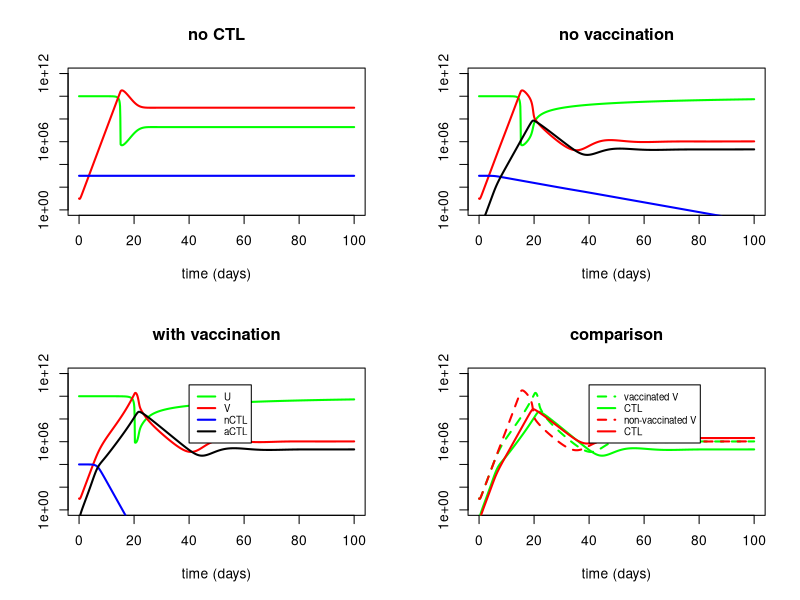

Source code (R):
############################################################
##a model for HIV infection dynamics, based on De Boer 2007 J Vir
##written by Andreas Handel (ahandel@uga.edu), last change 6/25/2013
############################################################
rm(list=ls()) #this clears the workspace to make sure no leftover variables are floating around. Not strictly needed
#graphics.off(); #close all graphics windows
require(deSolve)  #loads ODE solver package

#functions come first, main program below

###################################################################
#function that specificies the ode model called by lsoda (the ode solver) 
###################################################################
odeequations=function(t,y,parms) 
{ 
  	Utc=y[1]; Etc=y[2]; Itc=y[3]; nCTL=y[4]; aCTL=y[5];  #uninfected cells, latent infected cells, productively infected cells, non-activated CTL, activated (effector) CTL
    lambda=parms[1]; d=parms[2]; b=parms[3]; delta=parms[4]; p=parms[5]; clear=parms[6];  #model parameters
	  g=parms[7]; dE=parms[8]; dY=parms[9]; k=parms[10]; a=parms[11]; m=parms[12]; hb=parms[13]; hk=parms[14]; ha=parms[15]; hm=parms[16]; 
	  	  
    #virus equation, not a differential equation. 
    #We could replace V in the equations below by this expression directly, but it's a bit easier to follow if we keep it separate 
    V=p/clear*Itc; 
    
	  #these are the differential equations
		dUtcdt=lambda-d*Utc-b*V*Utc/(hb+Utc);
		dEtcdt=b*V*Utc/(hb+Utc)-g*Etc-dE*Etc;
    dItcdt=g*Etc-delta*Itc-k*Itc*aCTL/(hk+Itc+aCTL);
		dnCTLdt=-a*nCTL*Itc/(ha+nCTL+Itc);
		daCTLdt=a*nCTL*Itc/(ha+nCTL+Itc)+m*Itc*aCTL/(hm+aCTL+Itc)-dY*aCTL;
		
		return(list(c(dUtcdt,dEtcdt,dItcdt,dnCTLdt,daCTLdt))); 

} #end function specifying the ODEs

###################################################################
#main program
###################################################################
  tmax=100;              
  timevec=seq(0,tmax,0.1); #vector of times for which integration is evaluated (from 0 to 50 days in steps of 0.1)
	
  #values for model parameters, units are assumed to be 1/days
  #Rob uses different letters for his parameters, I listed the equivalent ones in his model as comments
	lambda=1e8; #de Boer's sigma
	d=0.01;     #de Boer's dT
	b=0.63;     #de Boer's beta
  delta=1;    #de Boer's delta
	p=10;       #de Boer's scaled p
	clear=1;    #de Boer only uses a p which is our p/clear 
  g=1;        #de Boer's gamma
  dE=0.02;    #de Boer's d
  dY=0.5;     #de Boer's dE
  k=10;
  m=1.5;
  hb=1e8;     
  hk=1e5;     
  ha=1e3;
  hm=1e3;
    
	#set initial condition 
	Utc0=1e10; #initial number of uninfected cells  
	Etc0=0; #initial number of infected cells 
	Itc0=1; #initial number of infected cells 
  aCTL0=0; #initial number of activated effector CTL
 				
	#call ode-solver to integrate ODEs without CTL dynamics 
  a=0; #rate of CTL activation
  nCTL0=1e3; #initial number of non-activated CTL
  parms=c(lambda,d,b,delta,p,clear,g,dE,dY,k,a,m,hb,hk,ha,hm); #vector of parameters which is sent to the ODE function
  Y0=c(Utc0, Etc0, Itc0, nCTL0, aCTL0);  #combine initial conditions into a vector 
	odeoutput1=lsoda(Y0,timevec,odeequations,parms,atol=1e-5);
  
  #call ode-solver to integrate ODEs with the CTL dynamics - parameters are set to correspond to Fig. 1e in De Boer 2007 J Vir 
  a=0.1; #rate of CTL activation
  nCTL0=1e3; #initial number of non-activated CTL
  parms=c(lambda,d,b,delta,p,clear,g,dE,dY,k,a,m,hb,hk,ha,hm); 
  Y0=c(Utc0, Etc0, Itc0, nCTL0, aCTL0);  #combine initial conditions into a vector 
  odeoutput2=lsoda(Y0,timevec,odeequations,parms,atol=1e-5);
  
  #call ode-solver to integrate ODEs with the CTL dynamics & vaccination - parameters are set to correspond to Fig. 2c in De Boer 2007 J Vir
  #vaccination increases rate of CTL activation and initial number of CTL
  a=1; #rate of CTL activation
  nCTL0=1e4; #initial number of non-activated CTL
  Y0=c(Utc0, Etc0, Itc0, nCTL0, aCTL0);  #combine initial conditions into a vector 
  parms=c(lambda,d,b,delta,p,clear,g,dE,dY,k,a,m,hb,hk,ha,hm); 
  odeoutput3=lsoda(Y0,timevec,odeequations,parms,atol=1e-5);
  

  #if the plot looks too crowded in the plot window inside RStudio,
  #uncomment the following line to open a new plotting window
  #windows(width=8,height=8)

  layout(matrix(c(1,2,3,4),ncol=2, byrow=T))
    
  #plot results
  #note that we plot virus load instead of infected cells by multiplying I by p/c 
  
  ymin=1e0; ymax=1e12;
  #model without CTL immune response
  plot(odeoutput1[,1],odeoutput1[,2],type="l",xlab="time (days)",ylab="",col="green",lwd=2,log="y",xlim=c(0,tmax),ylim=c(ymin,ymax),main="no CTL")
  lines(odeoutput1[,1],p/clear*odeoutput1[,4],type="l",col="red",lwd=2) #multiply by p/clear to plot virus instead of infected cells
  lines(odeoutput1[,1],odeoutput1[,5],type="l",col="blue",lwd=2)
  lines(odeoutput1[,1],odeoutput1[,6],type="l",col="black",lwd=2)
  
  #model with CTL immune response, no vaccination
  plot(odeoutput2[,1],odeoutput2[,2],type="l",xlab="time (days)",ylab="",col="green",lwd=2,log="y",xlim=c(0,tmax),ylim=c(ymin,ymax),main="no vaccination")
  lines(odeoutput2[,1],p/clear*odeoutput2[,4],type="l",col="red",lwd=2)
  lines(odeoutput2[,1],odeoutput2[,5],type="l",col="blue",lwd=2)
  lines(odeoutput2[,1],odeoutput2[,6],type="l",col="black",lwd=2)

  #model with CTL immune response, with vaccination
  plot(odeoutput3[,1],odeoutput3[,2],type="l",xlab="time (days)",ylab="",col="green",lwd=2,log="y",xlim=c(0,tmax),ylim=c(ymin,ymax),main="with vaccination")
  lines(odeoutput3[,1],p/clear*odeoutput3[,4],type="l",col="red",lwd=2)
  lines(odeoutput3[,1],odeoutput3[,5],type="l",col="blue",lwd=2)
  lines(odeoutput3[,1],odeoutput3[,6],type="l",col="black",lwd=2)
  legend(40,1e11, c("U","V","nCTL","aCTL"),col = c("green","red","blue","black"),lwd=2, cex=0.7)
  
  #virus and CTL for model with CTL immune response, vaccination and no vaccination
  plot(odeoutput3[,1],p/clear*odeoutput3[,4],type="l",lty=2,xlab="time (days)",ylab="",col="green",lwd=2,log="y",xlim=c(0,tmax),ylim=c(ymin,ymax),main="comparison")
  lines(odeoutput3[,1],odeoutput3[,6],type="l",col="green",lwd=2)
  lines(odeoutput2[,1],p/clear*odeoutput2[,4],type="l",lty=2,col="red",lwd=2)
  lines(odeoutput2[,1],p/clear*odeoutput2[,6],type="l",col="red",lwd=2)
  legend(40,1e11, c("vaccinated V","CTL","non-vaccinated V","CTL"),col = c("green","green","red","red"),lwd=2,lty=c(2,1,2,1), cex=0.7)
 
###################################################################
#end main program
###################################################################                   
